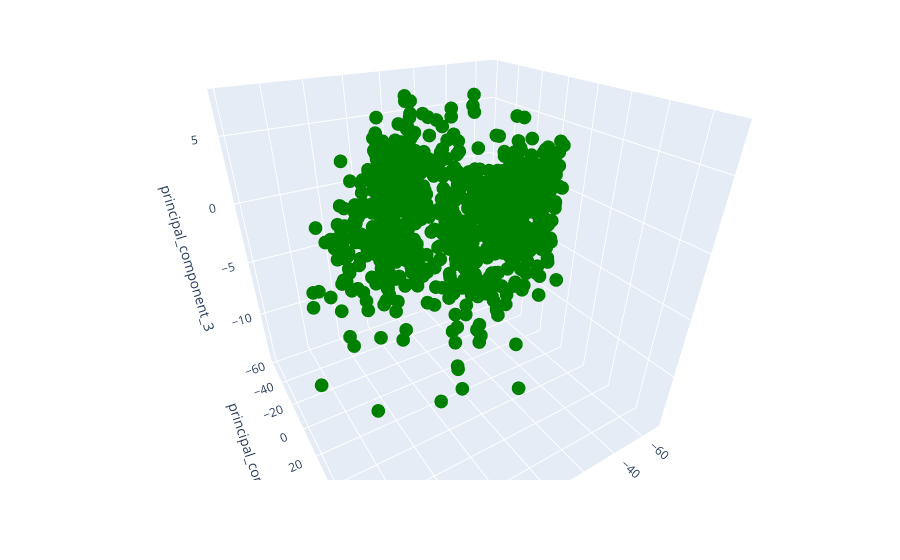

Notebook source saved alongside this figure:
### Markdown cell above
Plotting the dataset in 3D after PCA transformation (Plotando o dataset em 3D após a transformação do PCA).

### Code cell
fig = px.scatter_3d(df_pca, x='principal_component_1', y='principal_component_2', z='principal_component_3').update_traces(marker=dict(color='green'))
fig.show()

### Figure 1 — Plotly figure (JSON) as saved in the notebook; plotly's stock layout.template omitted (floating-point values rounded to 4 significant figures; data arrays with more than 128 entries replaced by an {"elided": "..."} marker saying what was removed)
{"data": [{"hovertemplate": "principal_component_1=%{x}<br>principal_component_2=%{y}<br>principal_component_3=%{z}<extra></extra>", "legendgroup": "", "marker": {"color": "green", "symbol": "circle"}, "mode": "markers", "name": "", "scene": "scene", "showlegend": false, "type": "scatter3d", "x": {"elided": "982 float values"}, "y": {"elided": "982 float values"}, "z": {"elided": "982 float values"}}], "layout": {"autosize": true, "legend": {"tracegroupgap": 0}, "margin": {"t": 60}, "scene": {"aspectmode": "auto", "aspectratio": {"x": 1, "y": 1, "z": 1}, "camera": {"center": {"x": 0, "y": 0, "z": 0}, "eye": {"x": 0.6974, "y": 1.134, "z": 0.7985}, "projection": {"type": "perspective"}, "up": {"x": 0, "y": 0, "z": 1}}, "domain": {"x": [0, 1], "y": [0, 1]}, "xaxis": {"title": {"text": "principal_component_1"}, "type": "linear"}, "yaxis": {"title": {"text": "principal_component_2"}, "type": "linear"}, "zaxis": {"title": {"text": "principal_component_3"}, "type": "linear"}}}}
